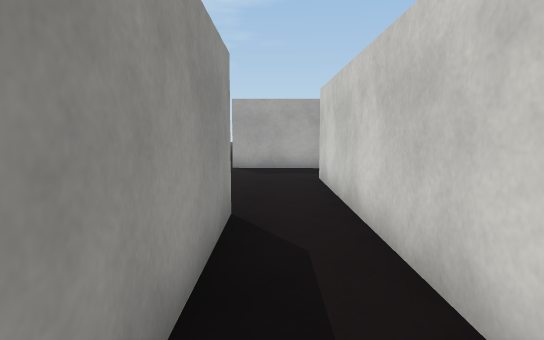
View 1 (above)

18 first-person views from a walk through a Unity game level. The camera is 1.2 m above the floor, tilts 6° down and sees 75° across. The floor is counted in squares, 1 m on a side. Each view is taken from the middle of a square. On the plan, view 1 faces up. The plan holds only what a view shows up to about 14 squares ahead; the rest is blank. The place goes on beyond the plan. The player character is not drawn. Some surface patterns are stand-ins.

View 2
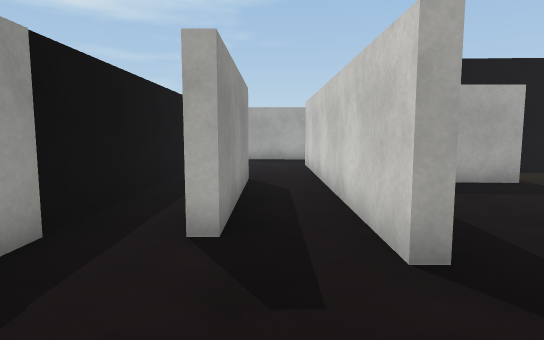

View 3
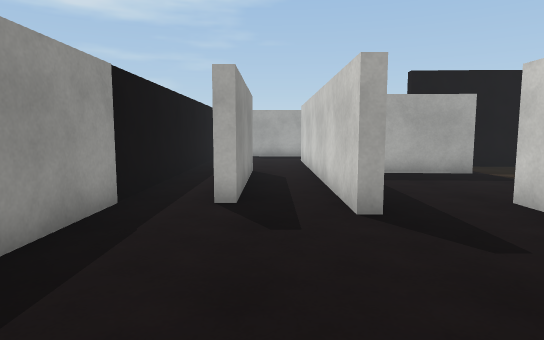

View 4
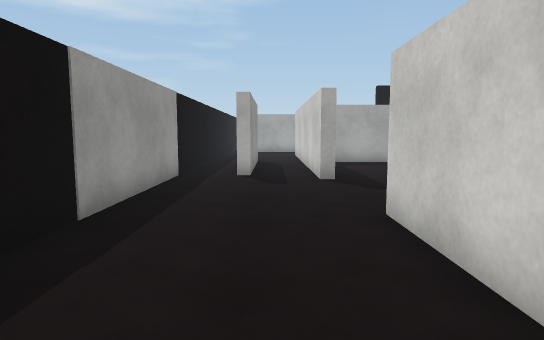

View 5
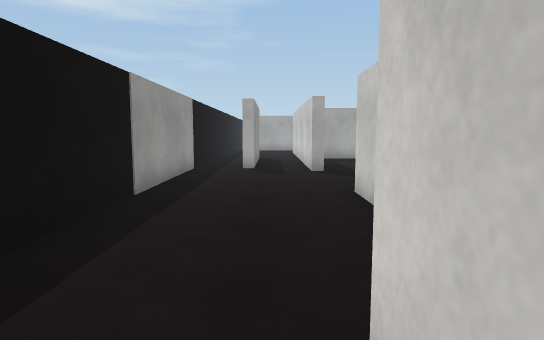

View 6
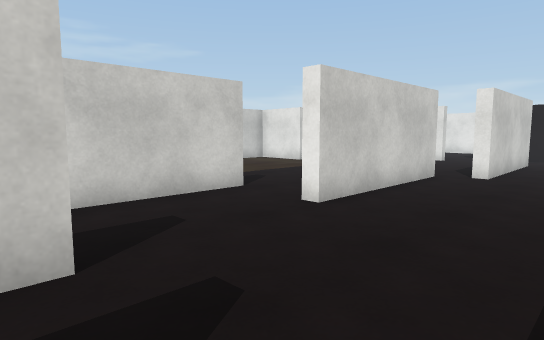

View 7
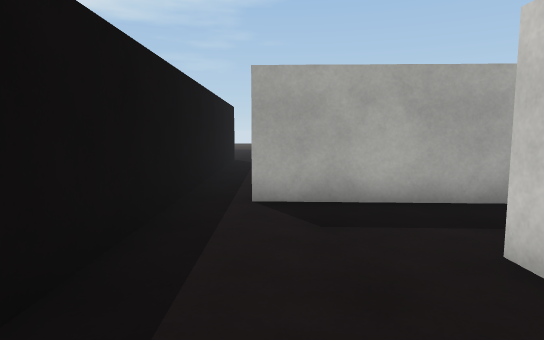

View 8
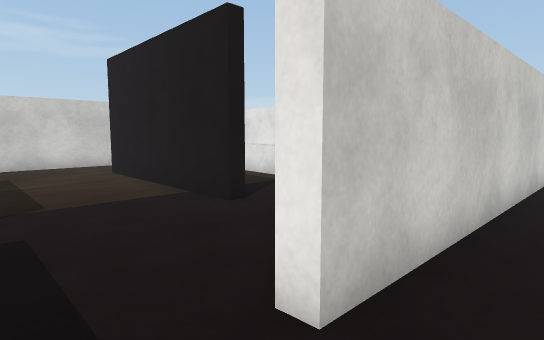

View 9
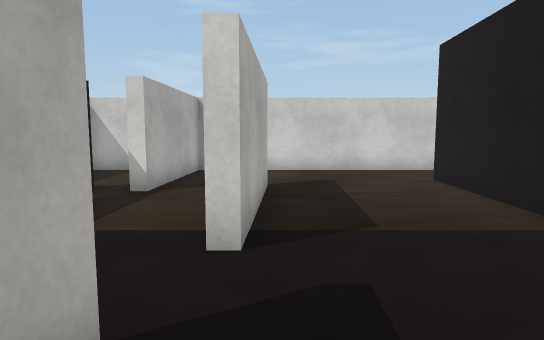

View 10
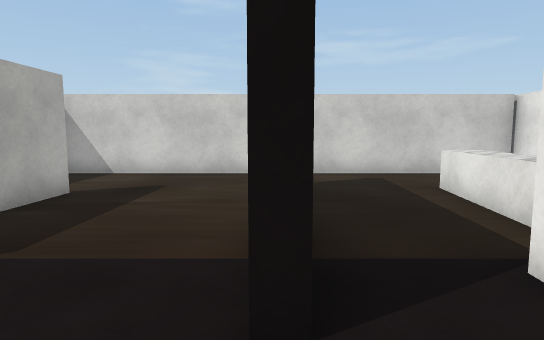

View 11
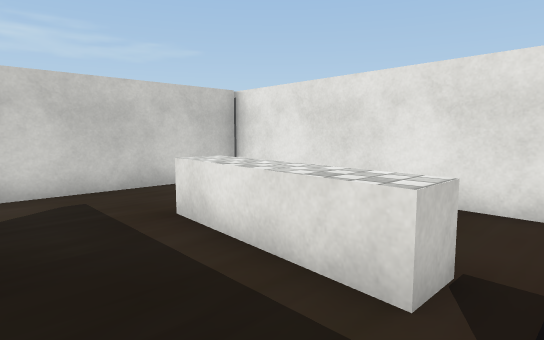

View 12
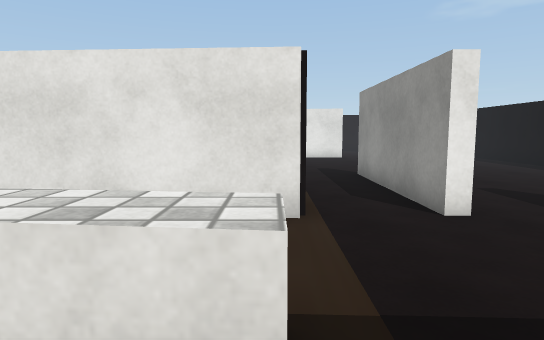

View 13
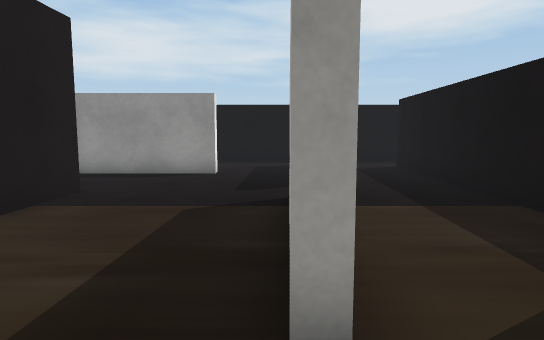

View 14
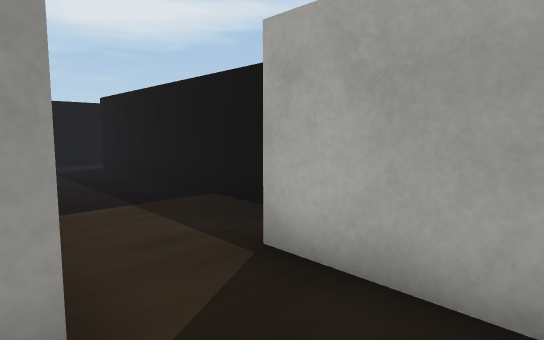

View 15
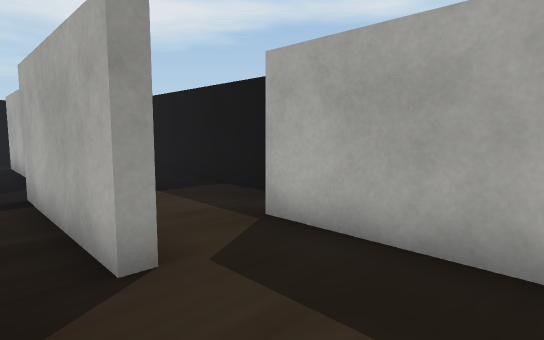

View 16
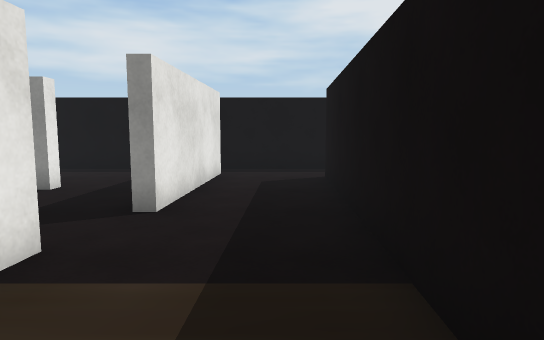

View 17
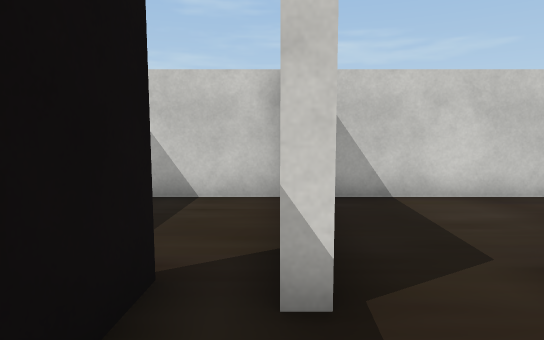

View 18
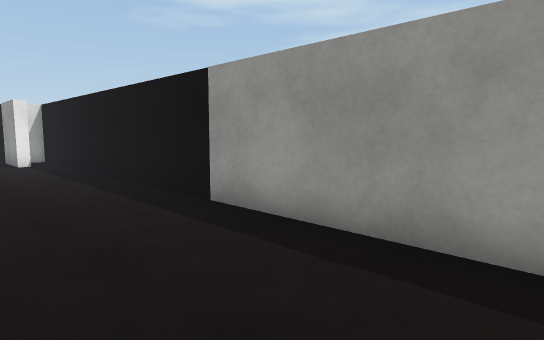

### Floor plan
Ten units are one square. View 1 is at (0, 0); x grows to the right and y downward. Boxes are objects, and circles mark ways between rooms. Rooms are numbered by the first view taken in them; rooms with no view inside come last. Other rooms are left out.
<svg viewBox="-32 -160 175 290">
<path fill="none" stroke="#000" d="M18 9 13 9 13 -66M41 52 41 0M17 101 17 48 21 48M-6 -52 -6 0 -10 0M-27 -55 -27 125M5 125 5 104 9 104M13 -66 13 -93 16 -93M26 -119 -13 -121M-27 -125 -27 -55M16 -76 16 -52M60 -44 33 -46M66 -1 138 3M88 -66 71 -67M41 0 45 0M136 1 136 -74M69 -29 69 -37 108 -33M101 -115 101 -111 55 -113 55 -117 60 -117M38 -119 26 -119M98 -150 -7 -155M49 -71 112 -68M16 -93 16 -76M136 -74 136 -134 93 -136 93 -140M-15 -125 38 -123M-27 -155 -27 -125"/>
<circle cx="-3" cy="-53" r="3" fill="#2a7"/>
<circle cx="30" cy="10" r="3" fill="#2a7"/>
<circle cx="-20" cy="-120" r="3" fill="#2a7"/>
<circle cx="20" cy="-105" r="3" fill="#2a7"/>
<circle cx="50" cy="-60" r="3" fill="#2a7"/>
<circle cx="35" cy="-70" r="3" fill="#2a7"/>
<circle cx="125" cy="-70" r="3" fill="#2a7"/>
<text x="0" y="30">1</text>
<text x="0" y="-90">2</text>
<text x="30" y="-70">3</text>
<text x="80" y="-30">4</text>
<text x="70" y="-120">5</text>
</svg>
Room 1 opens to room 2. Room 1 opens to room 4. Room 2 opens to room 5. Room 3 opens to room 4. Room 3 opens to room 5. Room 4 opens to room 5.

Where each view was taken, in squares from view 1:
view 1: 0 up, 0 right, facing up
view 2: 4 down, 0 right, facing up
view 3: 6 down, 0 right, facing up
view 4: 10 down, 0 right, facing up
view 5: 12 down, 0 right, facing up
view 6: 0 up, 2 left, facing down-right
view 7: 6 up, 1 left, facing up
view 8: 11 up, 0 right, facing down-right
view 9: 11 up, 2 right, facing right
view 10: 7 up, 3 right, facing right
view 11: 6 up, 6 right, facing down-right
view 12: 5 up, 7 right, facing down
view 13: 11 up, 12 right, facing left
view 14: 11 up, 12 right, facing up-left
view 15: 10 up, 13 right, facing up-left
view 16: 14 up, 9 right, facing left
view 17: 14 up, 7 right, facing right
view 18: 0 up, 1 right, facing down-left
